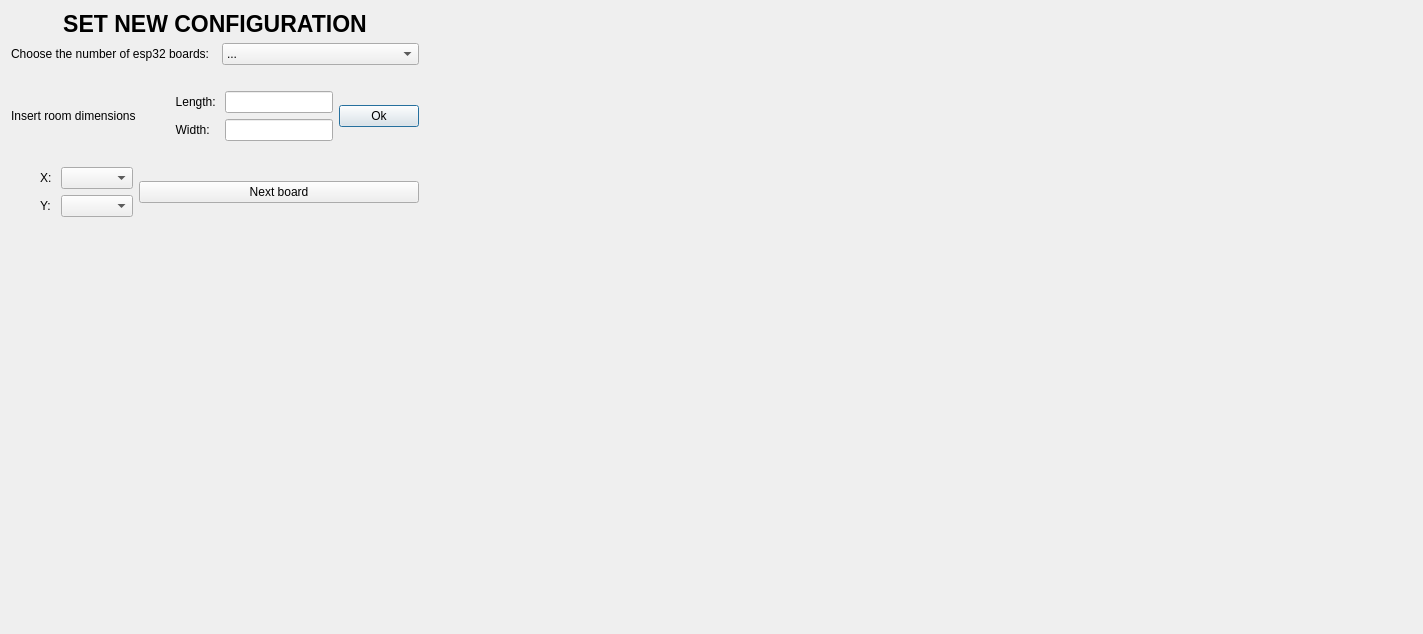
<?xml version="1.0" encoding="UTF-8"?>
<ui version="4.0">
 <class>Dialog</class>
 <widget class="QDialog" name="Dialog">
  <property name="geometry">
   <rect>
    <x>0</x>
    <y>0</y>
    <width>1423</width>
    <height>634</height>
   </rect>
  </property>
  <property name="windowTitle">
   <string>Dialog</string>
  </property>
  <layout class="QFormLayout" name="formLayout">
   <item row="0" column="0">
    <layout class="QGridLayout" name="gridLayout">
     <item row="0" column="0">
      <widget class="QLabel" name="title_label">
       <property name="font">
        <font>
         <pointsize>17</pointsize>
         <weight>75</weight>
         <bold>true</bold>
        </font>
       </property>
       <property name="text">
        <string>SET NEW CONFIGURATION</string>
       </property>
       <property name="textFormat">
        <enum>Qt::AutoText</enum>
       </property>
       <property name="alignment">
        <set>Qt::AlignHCenter|Qt::AlignTop</set>
       </property>
      </widget>
     </item>
     <item row="1" column="0">
      <layout class="QVBoxLayout" name="verticalLayout_6">
       <item>
        <layout class="QVBoxLayout" name="verticalLayout_5">
         <item>
          <layout class="QHBoxLayout" name="horizontalLayout">
           <item>
            <widget class="QLabel" name="label">
             <property name="text">
              <string>Choose the number of esp32 boards:  </string>
             </property>
            </widget>
           </item>
           <item>
            <widget class="QComboBox" name="numESP_comboBox">
             <item>
              <property name="text">
               <string>...</string>
              </property>
             </item>
             <item>
              <property name="text">
               <string>2</string>
              </property>
             </item>
             <item>
              <property name="text">
               <string>3</string>
              </property>
             </item>
             <item>
              <property name="text">
               <string>4</string>
              </property>
             </item>
            </widget>
           </item>
          </layout>
         </item>
         <item>
          <widget class="QLabel" name="label_7">
           <property name="text">
            <string/>
           </property>
          </widget>
         </item>
         <item>
          <layout class="QHBoxLayout" name="horizontalLayout_2">
           <item>
            <widget class="QLabel" name="label_2">
             <property name="text">
              <string>Insert room dimensions        </string>
             </property>
            </widget>
           </item>
           <item>
            <layout class="QHBoxLayout" name="horizontalLayout_3">
             <item>
              <layout class="QVBoxLayout" name="verticalLayout_3">
               <item>
                <widget class="QLabel" name="label_5">
                 <property name="text">
                  <string>  Length: </string>
                 </property>
                </widget>
               </item>
               <item>
                <widget class="QLabel" name="label_6">
                 <property name="text">
                  <string>  Width:</string>
                 </property>
                </widget>
               </item>
              </layout>
             </item>
             <item>
              <layout class="QVBoxLayout" name="verticalLayout_4">
               <item>
                <widget class="QLineEdit" name="input_dimensions_x"/>
               </item>
               <item>
                <widget class="QLineEdit" name="input_dimensions_y"/>
               </item>
              </layout>
             </item>
            </layout>
           </item>
           <item>
            <widget class="QPushButton" name="ok_pushButton">
             <property name="text">
              <string>Ok</string>
             </property>
            </widget>
           </item>
          </layout>
         </item>
        </layout>
       </item>
       <item>
        <widget class="QLabel" name="label_8">
         <property name="text">
          <string/>
         </property>
        </widget>
       </item>
       <item>
        <layout class="QHBoxLayout" name="horizontalLayout_6">
         <item>
          <widget class="QLabel" name="board">
           <property name="text">
            <string/>
           </property>
          </widget>
         </item>
         <item>
          <layout class="QHBoxLayout" name="horizontalLayout_5">
           <item>
            <layout class="QHBoxLayout" name="horizontalLayout_4">
             <item>
              <layout class="QVBoxLayout" name="verticalLayout">
               <item>
                <widget class="QLabel" name="label_3">
                 <property name="text">
                  <string>X: </string>
                 </property>
                </widget>
               </item>
               <item>
                <widget class="QLabel" name="label_4">
                 <property name="text">
                  <string>Y: </string>
                 </property>
                </widget>
               </item>
              </layout>
             </item>
             <item>
              <layout class="QVBoxLayout" name="verticalLayout_2">
               <item>
                <widget class="QComboBox" name="input_xc"/>
               </item>
               <item>
                <widget class="QComboBox" name="input_yc"/>
               </item>
              </layout>
             </item>
            </layout>
           </item>
           <item>
            <widget class="QPushButton" name="next_esp_pushButton">
             <property name="minimumSize">
              <size>
               <width>280</width>
               <height>0</height>
              </size>
             </property>
             <property name="text">
              <string>Next board</string>
             </property>
            </widget>
           </item>
          </layout>
         </item>
        </layout>
       </item>
      </layout>
     </item>
    </layout>
   </item>
  </layout>
 </widget>
 <resources/>
 <connections/>
</ui>
